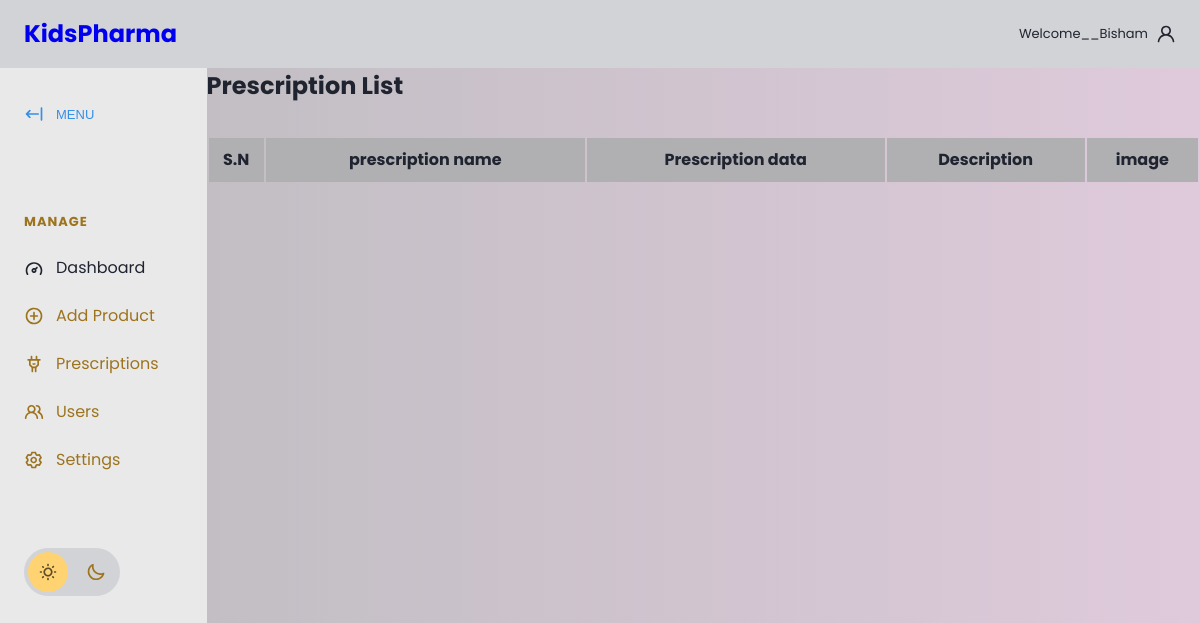
/php/prescriptionshow.php, run on an earlier commit of the app's database.
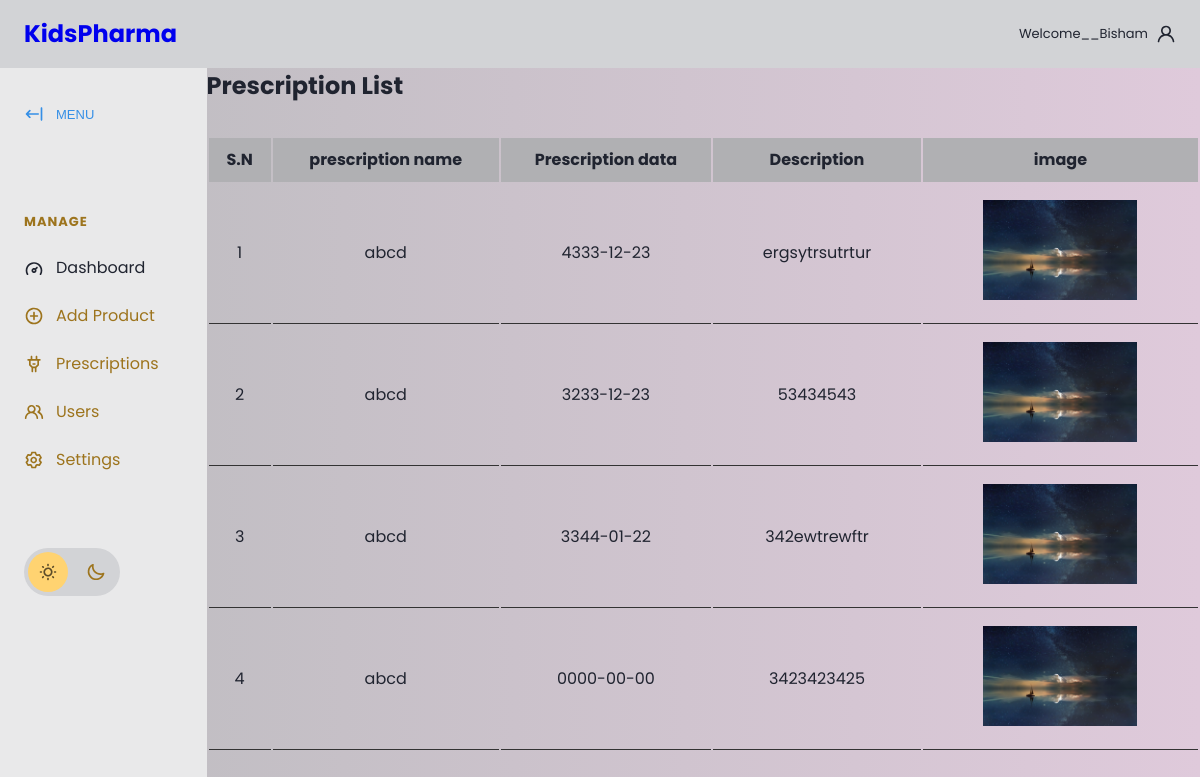
And on a later commit of the database.
### tables this page shows
CREATE TABLE `precription` (
  `ID` int(11) NOT NULL,
  `Username` varchar(50) DEFAULT NULL,
  `p_date` date DEFAULT NULL,
  `description` varchar(200) DEFAULT NULL,
  `p_img` varchar(200) DEFAULT NULL
);

### php/prescriptionshow.php (the view, shortened to what this page needs)
<?php
include_once('connection.php');
 ?>
<!DOCTYPE html>
<html lang="en">
<head>
	<link rel="stylesheet" href="https://cdn.jsdelivr.net/npm/modern-normalize@1.1.0/modern-normalize.min.css">
	<link rel="stylesheet" href="app.css">
    <link rel="stylesheet" href="./product.css">
</head>
<body>
	<header id="main-header">
		<nav>
			<ul>
				<li id="main-header__logo">
					<a href="index.html">
						<h1>KidsPharma</h1>
					</a>
				</li>
			</ul>
			<a href="#">
				<span>Welcome__Bisham</span>
				<svg>
					<use xlink:href="#icon-user"></use>
				</svg>
			</a>
		</nav>
	</header>
	<section id="main">
		<div id="sidebar">
			<button id="sidebar__collapse">
				<svg>
					<use xlink:href="#icon-collapse"></use>
				</svg>
				<span>MENU</span>
			</button>
			<nav id="sidebar__nav">
				<ul>
					<li class="menu-heading"><span>Manage</span></li>
					<li>
						<a href="index.html" class="active">
							<svg>
								<use xlink:href="#icon-dashboard"></use>
							</svg>
							<span>Dashboard</span>
						</a>
					</li>
					<li>
						<a href="./addproduct.php">
							<svg>
								<use xlink:href="#icon-add"></use>
							</svg>
							<span>Add Product</span>
						</a>
					</li>
					<li>
						<a href="prescriptionshow.php">
							<svg>
								<use xlink:href="#icon-plugins"></use>
							</svg>
							<span>Prescriptions</span>
						</a>
					</li>
					<li>
						<a href="./userlist.php">
							<svg>
								<use xlink:href="#icon-users"></use>
							</svg>
							<span>Users</span>
						</a>
					</li>
					<li>
						<a href="#">
							<svg>
								<use xlink:href="#icon-settings"></use>
							</svg>
							<span>Settings</span>
						</a>
					</li>
			</nav>
			<div id="sidebar__theme-switcher">
				<svg id="sidebar__theme-switcher__sun">
					<use xlink:href="#icon-sun"></use>
				</svg>
				<svg id="sidebar__theme-switcher__moon">
					<use xlink:href="#icon-moon"></use>
				</svg>
			</div>
		</div>
<div class="form-container">
    <h1>Prescription List</h1>
    <div class="admin-product-form-container">
        <?php
        $select = mysqli_query($conn, "SELECT * FROM precription");
        $sn = 1;
        ?>
        <div class="product-display">
            <table class="product-display-table">
                <thead>
                    <tr>
                        <th>S.N</th>
                        <th>prescription name
                        <th>Prescription data</th>
                        <th>Description</th>
                        <th>image</th>
                    </tr>
                </thead>
                <?php while ($row = mysqli_fetch_assoc($select)) {
                    ?>
                    <tr>
                        <td>
                            <?php echo $sn++; ?>
                        </td>
                        <td>
                            <?php echo $row['Username']; ?>
                        </td>
                        <td>
                            <?php echo $row['p_date']; ?>
                        </td>
                        <td>
                            <?php echo $row['description'] ?>
                        </td>
                  <td><img src="./prescription_img/<?php echo $row['p_img']; ?>" height="100"></td>
                    </tr>
                <?php } ?>
            </table>
        </div>
    </div>
	</section>
</body>
</html>

### php/product.css (style rules this page uses)
:root { --primary-color: #ad1433; --secondary-color: #333; --background-color: #b0b0b3; --box-shadow: 0 0.5rem 1rem rgba(0, 0, 0, 0.1); --border: 0.1rem solid var(--secondary-color); }
* { margin: 0; padding: 0; box-sizing: border-box; }
body { font-family: 'Poppins', sans-serif; font-weight: 400; line-height: 1.5; }
.product-display { margin: 2rem 0; }
.product-display-table { width: 100%; text-align: center; }
.product-display-table thead { background-color: var(--background-color); }
.product-display-table th { padding: 1%; font-size: 1rem; }
.product-display-table td { padding: 1rem; font-size: 1rem; border-bottom: var(--border); }

What changed in the data, as far as the page shows it:
added precription: Username "abcd", p_date "4333-12-23", description "ergsytrsutrtur", p_img (picture)
added precription: Username "abcd", p_date "3233-12-23", description "53434543", p_img (picture)
added precription: Username "abcd", p_date "3344-01-22", description "342ewtrewftr", p_img (picture)
added precription: Username "abcd", p_date "0000-00-00", description "3423423425", p_img (picture)
